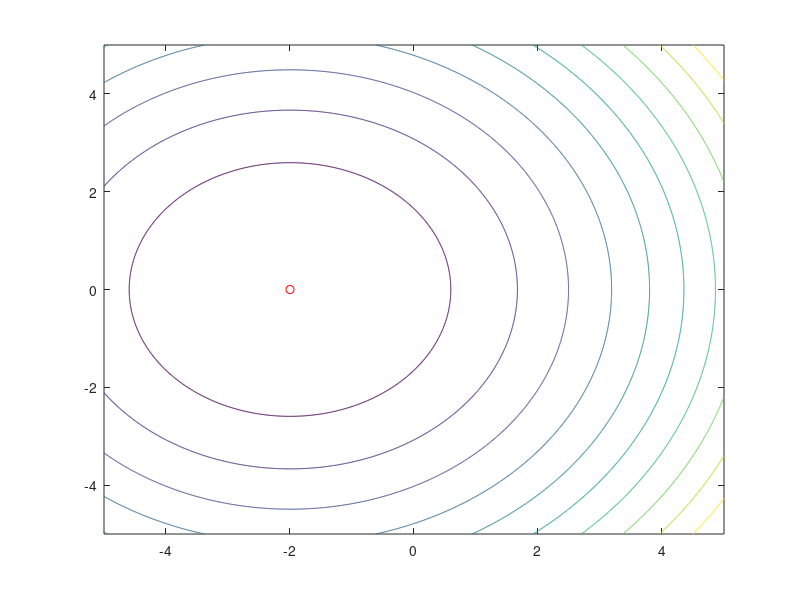

The MATLAB source for this figure: (Note: this script raises an error after producing the figure.)
%% Problem 3 (Part 2b)
clc;close all; clear all;
% Constants
p = -5:0.01:5;
c = -5:0.01:5;
[X,Y] = meshgrid(p,c);
l=0.07; 
dt=0.001; % step size or sampling frequency
tf=7; % Final time
iterations=length(0:dt:tf); %Number of iterations
R = [0, -1; 1, 0];
k1 = 3;
k2 = 1;
zd = 2;

% Initialization
r1_des = zeros(2,iterations);
r1_des(1,1) = 3; %Initial Position
r1_des(2,1) = 1; %Initial Position
r2_des = zeros(2,iterations);
r2_des(1,1) = 4; %Initial Position
r2_des(2,1) = 1; %Initial Position

x1_0 = r1_des(1,1);
y1_0 = r1_des(2,1); %-0.1; ??
theta1_0 = pi/2;
x1 = zeros(1,iterations);
y1 = zeros(1,iterations);
theta1 = zeros(1,iterations);
x1(1,1) = x1_0;
y1(1,1) = y1_0;
r0 = [-2,0]';
theta1(1,1)=theta1_0;

x2_0 = r2_des(1,1);
y2_0 = r2_des(2,1); %-0.1; ??
theta2_0 = pi/2;
x2 = zeros(1,iterations);
y2 = zeros(1,iterations);
theta2 = zeros(1,iterations);
x2(1,1) = x2_0;
y2(1,1) = y2_0;
r0 = [-2,0]';
r1 = [3 1];
r2 = [4 1];
theta2(1,1)=theta2_0;





Z = zeros(length(p),length(c));
for k = 1:length(p)
    for j = 1:length(c)
        Z(k,j) = (p(k)-r0(1))^2 + (c(j)-r0(2))^2; %Scalar Field
    end
end
contour(X,Y,Z'); hold on
plot(r0(1),r0(2),'ro'); %Plot source in red

% prepare video
video_flag = 1;
if video_flag
    fig = figure(1);
    %pause;
    myVideo = VideoWriter('animation3_2b.mp4', 'MPEG-4');
    myVideo.FrameRate = 100;
    myVideo.Quality = 75;
    open(myVideo);
end

% prep plot
xMIN = -5;
xMAX = 5;
yMIN = -5;
yMAX = 5;

xlim([xMIN xMAX])
ylim([yMIN yMAX])
contour(X,Y,Z'); hold on
plot(r0(1),r0(2),'ro'); %Plot source in red

for i=2:iterations

    % Plotting
    if(i<30 || (i<45 && mod(i,2)==0) || mod(i,30)==0)
        fig=figure(1); clf;
        pose=[x1(1,i-1);y1(1,i-1);theta1(1,i-1)];
        pose2 = [x2(1,i-1);y2(1,i-1);theta2(1,i-1)];
        contour(X,Y,Z');
        plot_robot(pose,fig) %Plot the robot location
        plot_robot(pose2,fig) %Plot the robot location
        plot(r1(1),r1(2),'go')
        plot(r2(1),r2(2),'go')
        plot(r0(1),r0(2),'bo')
        plot(x1(1,1:i-1),y1(1,1:i-1))
        plot(x2(1,1:i-1),y2(1,1:i-1))
        if video_flag
            frame = getframe(gcf);
            writeVideo(myVideo, frame);
        end
    end
    %plot(x(1,i-1),y1(1,i-1),'bo','MarkerFaceColor','r');
    %plot(r1_des(1,i-1), r1_des(2,i-1), 'ro', 'MarkerFaceColor','r'); hold on;%Plot the goal
%     Z = zeros(length(p),length(c));
%     for k = 1:length(p)
%         for j = 1:length(c)
%             Z(k,j) = (p(k)-r0(1))^2 + (c(j)-r0(2))^2; %Scalar Field
%         end
%     end
%     contour(X,Y,Z'); hold off
    
    % Desired Trajectory
    w = (r1_des(:,i-1) - r2_des(:,i-1)) / norm(r1_des(:,i-1) - r2_des(:,i-1));
    v = R*w;
    r1dot_des = k1*((norm(r1_des(:,i-1)-r0))^2-zd)*v + k2*w;
    r2dot_des = k1*((norm(r2_des(:,i-1)-r0))^2-zd)*v + k2*w;
    r1_des(:,i) = r1_des(:,i-1) + r1dot_des*dt;
    r2_des(:,i) = r2_des(:,i-1) + r2dot_des*dt;
    % plot
    %plot(r1_des(1,i-1),r1_des(2,i-1),'go', 'MarkerFaceColor','g'); %Plots 'Robot 1'
    %plot(r2_des(1,i-1),r2_des(2,i-1),'co', 'MarkerFaceColor','c'); %Plots 'Robot 1'
    
    
    %Robot1
    % Transformation
    u1 = r1dot_des(1);
    u2 = r1dot_des(2);
    Rinv1 = [cos(theta1(1,i-1)) sin(theta1(1,i-1));-sin(theta1(1,i-1)) cos(theta1(1,i-1))];
    Lm = [1 0;0 1/l];
    vw1 = Lm*Rinv1*[u1; u2];
    v1 = vw1(1,1);
    omega1 = vw1(2,1);
    
    % Caculate velocities
    x1dot = v1*cos(theta1(1,i-1));
    y1dot = v1*sin(theta1(1,i-1));
    theta1dot = omega1;
    
    % Update motion
    x1(1,i)=x1(1,i-1)+dt*x1dot;
    y1(1,i)=y1(1,i-1)+dt*y1dot;
    theta1(1,i) = theta1(1,i-1)+dt*theta1dot;
    
    %Robot2
    % Transformation
    u1_2 = r2dot_des(1);
    u2_2 = r2dot_des(2);
    Rinv2 = [cos(theta2(1,i-1)) sin(theta2(1,i-1));-sin(theta2(1,i-1)) cos(theta2(1,i-1))];
    Lm = [1 0;0 1/l];
    vw2 = Lm*Rinv2*[u1_2; u2_2];
    v2 = vw2(1,1);
    omega2 = vw2(2,1);
    
    % Caculate velocities
    x2dot = v2*cos(theta2(1,i-1));
    y2dot = v2*sin(theta2(1,i-1));
    theta2dot = omega2;
    
    % Update motion
    x2(1,i)=x2(1,i-1)+dt*x2dot;
    y2(1,i)=y2(1,i-1)+dt*y2dot;
    theta2(1,i) = theta2(1,i-1)+dt*theta2dot;
    
    %plot
    %plot(x2(1,i-1),y2(1,i-1),'bo','MarkerFaceColor','b');
    %plot(x1(1,i-1),y1(1,i-1),'bo','MarkerFaceColor','b');
    
    
    
end
if video_flag; close(myVideo); end


